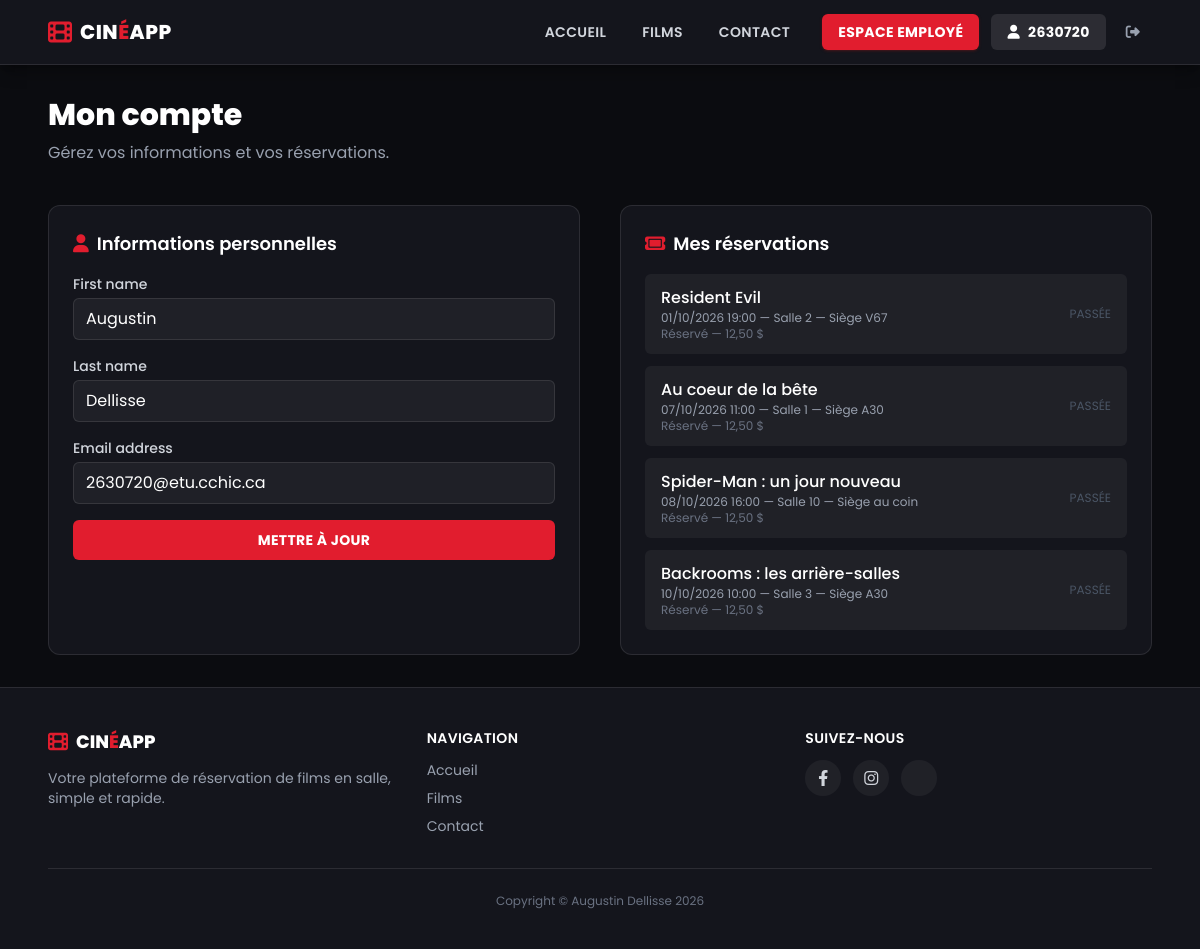
/compte (signed in), run on the app's committed database.
### cinema_app/models.py (models this page shows, shortened)
class Ticket(models.Model):
    class Status(models.TextChoices):
        RESERVED = 'RE', 'Réservé'
        PAID = 'PA', 'Payé'
        CANCELLED = 'CA', 'Annulé'
    screening = models.ForeignKey(Screening, verbose_name="Projection", related_name='tickets', on_delete=models.CASCADE)
    price = models.DecimalField(max_digits=6, decimal_places=2, verbose_name="Prix")
    seat_number = models.CharField(max_length=10, verbose_name="Siège")
    person = models.ForeignKey(User, verbose_name="Acheteur", related_name='tickets', on_delete=models.CASCADE)
    status = models.CharField(max_length=2, choices=Status.choices, default=Status.RESERVED, verbose_name="Statut")
    class Meta:
        ordering = ('screening', 'seat_number',)
        verbose_name = "billet"
        verbose_name_plural = "billets"
        constraints = [
            models.UniqueConstraint(fields=['screening', 'seat_number'], name='unique_seat_per_screening')
        ]

class Screening(models.Model): # Careful to not overlap 2 screenings in same room at same time
    movie = models.ForeignKey(Movie, verbose_name="Film", related_name='screenings', on_delete=models.CASCADE)
    cinema_room = models.ForeignKey('CinemaRoom', verbose_name="Salle de cinéma", related_name='screenings', on_delete=models.CASCADE)
    screening_time = models.DateTimeField(verbose_name="Heure de projection")
    class Meta:
        ordering = ('screening_time', )
        verbose_name = "projection"
        verbose_name_plural = "projections"

class Movie(models.Model):
    title = models.CharField(max_length=100, verbose_name="Titre")
    description = models.TextField(verbose_name="Description")
    duration = models.PositiveIntegerField(verbose_name="Durée (minutes)")
    release_date = models.DateField(verbose_name="Date de sortie")
    movie_poster = models.ImageField(default="", upload_to='movie_posters/', verbose_name="Image")
    genre = models.ForeignKey(Genre, verbose_name="Genre", related_name='movies', blank=True, null=True, on_delete=models.SET_NULL)
    class Meta:
        ordering = ('title', )
        verbose_name = "film"
        verbose_name_plural = "films"

class CinemaRoom(models.Model):
    number = models.PositiveIntegerField(verbose_name="Numéro", unique=True)
    capacity = models.PositiveIntegerField(verbose_name="Capacité")
    class Meta:
        ordering = ('number', )
        verbose_name = "salle de cinéma"
        verbose_name_plural = "salles de cinéma"

### cinema_app/views.py (the view, shortened to what this page needs)
# urls.py: path('compte', views.AccountView.as_view(), name='account'),
class AccountView(LoginRequiredMixin, View):
    login_url = 'login'
    def get(self, request):
        form = UserUpdateForm(instance=request.user)
        tickets = request.user.tickets.all().order_by('screening__screening_time')
        return render(request, 'cinema_app/account.html', {
            'form': form,
            'tickets': tickets,
            'now': timezone.now(),
        })

### cinema_app/forms.py
class UserUpdateForm(forms.ModelForm):
    class Meta:
        model = User
        fields = ['first_name', 'last_name', 'email']
        widgets = {
            'first_name': forms.TextInput(attrs={
                'class': 'w-full px-3 py-2 rounded-md bg-white/5 border border-white/10 text-white focus:outline-none focus:border-cinema-red'
            }),
            'last_name': forms.TextInput(attrs={
                'class': 'w-full px-3 py-2 rounded-md bg-white/5 border border-white/10 text-white focus:outline-none focus:border-cinema-red'
            }),
            'email': forms.EmailInput(attrs={
                'class': 'w-full px-3 py-2 rounded-md bg-white/5 border border-white/10 text-white focus:outline-none focus:border-cinema-red'
            }),
        }

### cinema_app/templates/cinema_app/account.html (shortened to what this page needs)
{% extends 'base.html' %}
{% block content %}
<h2 class="text-3xl font-extrabold text-white mb-2">Mon compte</h2>
<p class="text-gray-400 mb-10">Gérez vos informations et vos réservations.</p>
<div class="grid grid-cols-2 gap-10">
    <div class="bg-cinema-dark border border-white/10 rounded-xl p-6">
        <h3 class="text-white font-semibold text-lg mb-4">
            <i class="fa-solid fa-user text-cinema-red mr-2"></i>Informations personnelles
        </h3>
        <form method="post" class="space-y-4">
            <div>
                <label class="block text-sm font-medium text-gray-300 mb-1">{{ form.first_name.label }}</label>
                {{ form.first_name }}
            </div>
            <div>
                <label class="block text-sm font-medium text-gray-300 mb-1">{{ form.last_name.label }}</label>
                {{ form.last_name }}
            </div>
            <div>
                <label class="block text-sm font-medium text-gray-300 mb-1">{{ form.email.label }}</label>
                {{ form.email }}
            </div>
            <button type="submit"
                    class="w-full py-2.5 rounded-md bg-cinema-red text-white font-bold uppercase tracking-wide text-sm hover:bg-red-700 transition-colors">
                Mettre à jour
            </button>
        </form>
    </div>
    <div class="bg-cinema-dark border border-white/10 rounded-xl p-6">
        <h3 class="text-white font-semibold text-lg mb-4">
            <i class="fa-solid fa-ticket text-cinema-red mr-2"></i>Mes réservations
        </h3>
        {% if tickets %}
        <div class="space-y-3">
            {% for ticket in tickets %}
            <div class="flex items-center justify-between bg-white/5 rounded-md px-4 py-3">
                <div>
                    <p class="text-white font-medium">{{ ticket.screening.movie.title }}</p>
                    <p class="text-gray-400 text-xs">
                        {{ ticket.screening.screening_time|date:"d/m/Y H:i" }} — Salle {{ ticket.screening.cinema_room.number }} — Siège {{ ticket.seat_number }}
                    </p>
                    <p class="text-gray-500 text-xs">{{ ticket.get_status_display }} — {{ ticket.price }} $</p>
                </div>
                {% if ticket.screening.screening_time > now %}
                <a href="{% url 'delete_reservation' ticket.id %}"
                   class="text-red-400 hover:text-red-300 text-sm">
                    <i class="fa-solid fa-trash"></i>
                </a>
                {% else %}
                <span class="text-gray-600 text-xs uppercase">Passée</span>
                {% endif %}
            </div>
            {% endfor %}
        </div>
        {% else %}
        <p class="text-gray-500 text-sm">Aucune réservation pour le moment.</p>
        {% endif %}
    </div>
</div>
{% endblock %}

### templates/base.html (shortened to what this page needs)
{% load static %}
<!DOCTYPE html>
<html lang="fr">
<head>
    <link rel="stylesheet" type="text/css" href="{% static 'css/stylesheet.css' %}" />
    <link rel="stylesheet" href="https://cdnjs.cloudflare.com/ajax/libs/font-awesome/6.4.0/css/all.min.css" />
    <script src="https://cdn.jsdelivr.net/npm/@tailwindcss/browser@4"></script>
    <script src="https://cdn.jsdelivr.net/npm/@tailwindcss/browser@4"></script>
</head>
<body class="bg-cinema-black text-gray-200 min-h-screen flex flex-col">
    <header class="bg-cinema-dark border-b border-white/10 shadow-lg shadow-black/30">
        <nav class="max-w-6xl mx-auto px-6">
            <div class="flex items-center justify-between h-16">
                <a href="{% url 'index' %}" class="flex items-center gap-2">
                    <i class="fa-solid fa-film text-cinema-red text-2xl"></i>
                    <span class="text-xl font-extrabold tracking-wide text-white">
                        CIN<span class="text-cinema-red">É</span>APP
                    </span>
                </a>
                <div class="flex items-center gap-1">
                    <a href="{% url 'index' %}"
                    class="px-4 py-2 rounded-md text-sm font-semibold uppercase tracking-wide text-gray-300 hover:text-white hover:bg-white/5 transition-colors">
                        Accueil
                    </a>
                    <a href="{% url 'movies' %}"
                    class="px-4 py-2 rounded-md text-sm font-semibold uppercase tracking-wide text-gray-300 hover:text-white hover:bg-white/5 transition-colors">
                        Films
                    </a>
                    <a href="{% url 'contact' %}"
                    class="px-4 py-2 rounded-md text-sm font-semibold uppercase tracking-wide text-gray-300 hover:text-white hover:bg-white/5 transition-colors">
                        Contact
                    </a>
                    {% if user.is_authenticated %}
                        {% if user.is_superuser or perms.cinema_app.add_screening %}
                        <a href="{% url 'employee:dashboard' %}"
                        class="ml-3 px-4 py-2 rounded-md text-sm font-bold uppercase tracking-wide bg-cinema-red text-white hover:bg-red-700 transition-colors shadow shadow-red-900/40">
                            Espace employé
                        </a>
                        {% else %}
                        <a href="{% url 'reservation' %}"
                        class="ml-3 px-4 py-2 rounded-md text-sm font-bold uppercase tracking-wide bg-cinema-red text-white hover:bg-red-700 transition-colors shadow shadow-red-900/40">
                            Réserver
                        </a>
                        {% endif %}
                    <a href="{% url 'account' %}"
                    class="ml-2 px-4 py-2 rounded-md text-sm font-bold uppercase tracking-wide bg-white/10 text-white hover:bg-white/20 transition-colors flex items-center gap-2">
                        <i class="fa-solid fa-user"></i>{{ user.username }}
                    </a>
                    <form method="post" action="{% url 'logout' %}" class="ml-1">
                        <button type="submit"
                                class="px-3 py-2 rounded-md text-sm font-semibold uppercase tracking-wide text-gray-400 hover:text-white hover:bg-white/5 transition-colors">
                            <i class="fa-solid fa-right-from-bracket"></i>
                        </button>
                    </form>
                    {% else %}
                    <a href="{% url 'login' %}"
                    class="ml-3 px-4 py-2 rounded-md text-sm font-bold uppercase tracking-wide bg-cinema-red text-white hover:bg-red-700 transition-colors shadow shadow-red-900/40">
                        Connexion
                    </a>
                    {% endif %}
                </div>
            </div>
        </nav>
    </header>
    <main class="flex-1">
        <div class="max-w-6xl mx-auto px-6 py-8">
            {% block content %}{% endblock %}
        </div>
    </main>
    <footer class="bg-cinema-dark border-t border-white/10 mt-auto">
        <div class="max-w-6xl mx-auto px-6 py-10">
            <div class="grid grid-cols-3 gap-8 mb-8">
                <div>
                    <div class="flex items-center gap-2 mb-3">
                        <i class="fa-solid fa-film text-cinema-red text-xl"></i>
                        <span class="text-lg font-extrabold text-white">CIN<span class="text-cinema-red">É</span>APP</span>
                    </div>
                    <p class="text-sm text-gray-400">
                        Votre plateforme de réservation de films en salle, simple et rapide.
                    </p>
                </div>
                <div>
                    <h3 class="text-white font-semibold uppercase text-sm tracking-wide mb-3">Navigation</h3>
                    <ul class="space-y-2 text-sm">
                        <li><a href="{% url 'index' %}" class="text-gray-400 hover:text-cinema-red transition-colors">Accueil</a></li>
                        <li><a href="{% url 'movies' %}" class="text-gray-400 hover:text-cinema-red transition-colors">Films</a></li>
                        <li><a href="{% url 'contact' %}" class="text-gray-400 hover:text-cinema-red transition-colors">Contact</a></li>
                    </ul>
                </div>
                <div>
                    <h3 class="text-white font-semibold uppercase text-sm tracking-wide mb-3">Suivez-nous</h3>
                    <div class="flex gap-3">
                        <a href="#" class="w-9 h-9 flex items-center justify-center rounded-full bg-white/5 text-gray-300 hover:bg-cinema-red hover:text-white transition-colors">
                            <i class="fa-brands fa-facebook-f"></i>
                        </a>
                        <a href="#" class="w-9 h-9 flex items-center justify-center rounded-full bg-white/5 text-gray-300 hover:bg-cinema-red hover:text-white transition-colors">
                            <i class="fa-brands fa-instagram"></i>
                        </a>
                        <a href="#" class="w-9 h-9 flex items-center justify-center rounded-full bg-white/5 text-gray-300 hover:bg-cinema-red hover:text-white transition-colors">
                        </a>
                    </div>
                </div>
            </div>
            <div class="border-t border-white/10 pt-6 text-center">
                <p class="text-xs text-gray-500">
                    Copyright &copy; Augustin Dellisse 2026
                </p>
            </div>
        </div>
    </footer>
</body>
</html>

### static/css/stylesheet.css (style rules this page uses)
:root { color-scheme: dark; }

### templates/base.html (style rules this page uses)
body { font-family: var(--font-sans); }

### data on the page
Ticket: screening.movie "Resident Evil", screening.screening_time "01/10/2026 19:00", screening.cinema_room.number "2", seat_number "V67", status "Réservé", price "12,50", shows "PASSÉE"
Ticket: screening.movie "Au coeur de la bête", screening.screening_time "07/10/2026 11:00", screening.cinema_room.number "1", seat_number "A30", status "Réservé", price "12,50", shows "PASSÉE"
Ticket: screening.movie "Spider-Man : un jour nouveau", screening.screening_time "08/10/2026 16:00", screening.cinema_room.number "10", seat_number "au coin", status "Réservé", price "12,50", shows "PASSÉE"
Ticket: screening.movie "Backrooms : les arrière-salles", screening.screening_time "10/10/2026 10:00", screening.cinema_room.number "3", seat_number "A30", status "Réservé", price "12,50", shows "PASSÉE"

### other printed values
{{ user.username }} "2630720"
